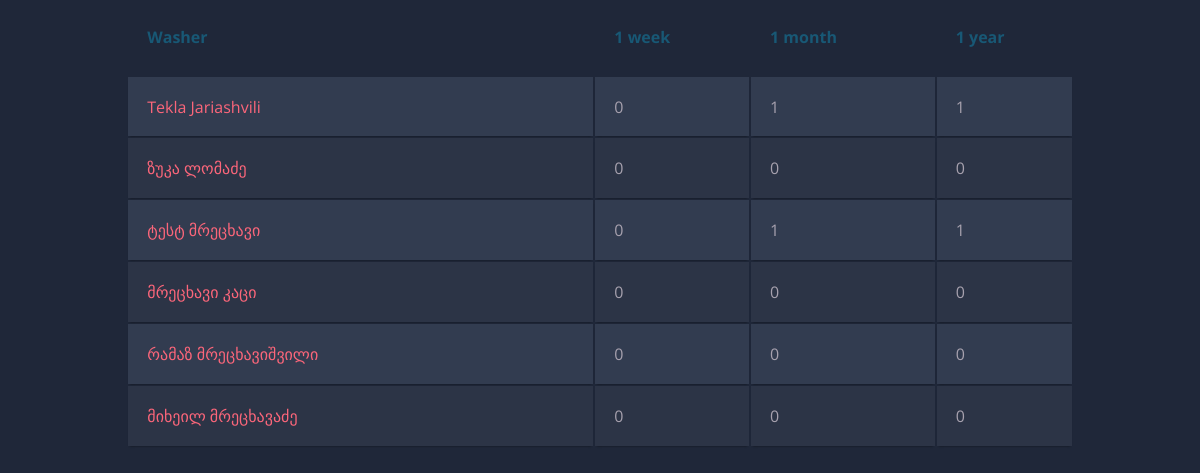
/employees/, run on the app's committed database.
### user/models.py (models this page shows)
class User(AbstractUser):
    username = None
    email = models.EmailField(_('email address'), unique=True)
    birthdate = models.DateField(verbose_name=_('Birth Date'), )
    image = models.ImageField(verbose_name=_("Image"), upload_to='profiles')
    salary = models.DecimalField(max_digits=8, decimal_places=2, verbose_name=_('Salary'), help_text='in Lari')
    phone_number = models.CharField(max_length=50, verbose_name=_('Phone Number'))
    hire_date = models.DateField()
    cut = models.DecimalField(max_digits=4, decimal_places=2, verbose_name=_('Cut'), null=True, blank=True)
    class Status(IntegerChoices):
        customer = 1, _("Customer")
        washer = 2, _("Washer")
        manager = 3, _("Manager")
    status = models.PositiveSmallIntegerField(choices=Status.choices)
    objects = UserManager()
    USERNAME_FIELD = 'email'
    REQUIRED_FIELDS = []
    def __str__(self):
        return self.get_full_name()
    class Meta:
        verbose_name = _('Employee')
        verbose_name_plural = _('Employees')

### carwash/views.py (the view)
# urls.py: path('employees/', employee_list, name='employee_list'),
def employee_list(request):
    now = timezone.now()
    last_month = now + dateutil.relativedelta.relativedelta(months=-1)
    last_year = now + dateutil.relativedelta.relativedelta(years=-1)
    orders = {}
    employees = Employee.objects.filter(status=Employee.Status.washer)
    for emp in employees:
        emp_orders = Order.objects.filter(employee=emp,
                                          end_date__gt=timezone.now() - timezone.timedelta(weeks=1)).count()
        orders[emp] = [emp_orders]
        orders[emp].append(Order.objects.filter(employee=emp, end_date__gt=last_month).count())
        orders[emp].append(Order.objects.filter(employee=emp, end_date__gt=last_year).count())
    return render(
        request,
        'carwash/employee_list.html',
        context={
            'orders': orders,
        })

### carwash/templates/carwash/employee_list.html
{% load static %}
<link rel="stylesheet" type="text/css" href="{% static 'carwash/employee_style.css' %}">
<table class="container">
	<thead>
		<tr>
			<th><h1>Washer</h1></th>
			<th><h1>1 week</h1></th>
			<th><h1>1 month</h1></th>
			<th><h1>1 year</h1></th>
		</tr>
	</thead>
	<tbody>
        {% for emp,orders in orders.items %}
        <tr>
			<td>{{ emp }}</td>
            {% for order in orders %}
			    <td>{{ order }}</td>
            {% endfor %}
		</tr>
        {% endfor %}
	</tbody>
</table>

### carwash/static/carwash/employee_style.css (style rules this page uses)
h1 { font-size:3em; font-weight: 300; line-height:1em; text-align: center; color: #4DC3FA; }
.container th h1 { font-weight: bold; font-size: 1em; text-align: left; color: #185875; }
.container td { font-weight: normal; font-size: 1em; -webkit-box-shadow: 0 2px 2px -2px #0E1119; -moz-box-shadow: 0 2px 2px -2px #0E1119; box-shadow: 0 2px 2px -2px #0E1119; }
.container { text-align: left; overflow: hidden; width: 80%; margin: 0 auto; display: table; padding: 0 0 8em 0; }
.container td, .container th { padding-bottom: 2%; padding-top: 2%; padding-left:2%; }
.container tr:nth-child(odd) { background-color: #323C50; }
.container tr:nth-child(even) { background-color: #2C3446; }
.container th { background-color: #1F2739; }
.container td:first-child { color: #FB667A; }

### data on the page
User: first_name+last_name "Tekla Jariashvili", orders "0" "1" "1"
User: first_name+last_name "ზუკა ლომაძე", orders "0" "0" "0"
User: first_name+last_name "ტესტ მრეცხავი", orders "0" "1" "1"
User: first_name+last_name "მრეცხავი კაცი", orders "0" "0" "0"
User: first_name+last_name "რამაზ მრეცხავიშვილი", orders "0" "0" "0"
User: first_name+last_name "მიხეილ მრეცხავაძე", orders "0" "0" "0"
